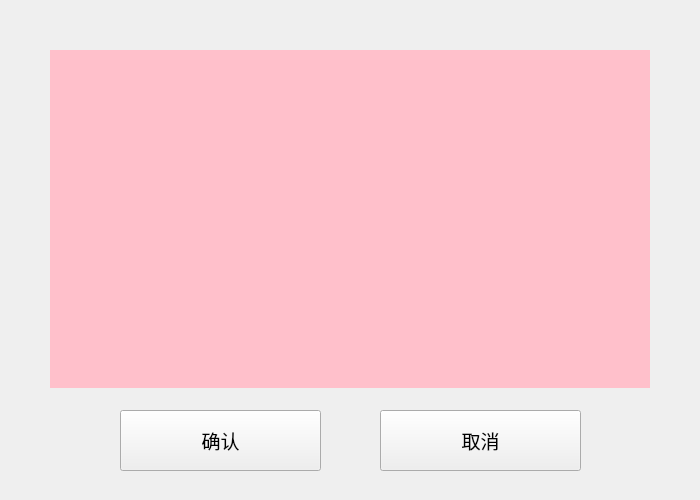
<?xml version="1.0" encoding="UTF-8"?>
<ui version="4.0">
 <class>PictureCut</class>
 <widget class="QMainWindow" name="PictureCut">
  <property name="geometry">
   <rect>
    <x>0</x>
    <y>0</y>
    <width>700</width>
    <height>500</height>
   </rect>
  </property>
  <property name="windowTitle">
   <string>MainWindow</string>
  </property>
  <widget class="QWidget" name="centralwidget">
   <widget class="QPushButton" name="btnCancel">
    <property name="geometry">
     <rect>
      <x>380</x>
      <y>410</y>
      <width>201</width>
      <height>61</height>
     </rect>
    </property>
    <property name="font">
     <font>
      <family>Consolas</family>
      <pointsize>14</pointsize>
     </font>
    </property>
    <property name="text">
     <string>取消</string>
    </property>
   </widget>
   <widget class="QPushButton" name="btnConfirm">
    <property name="geometry">
     <rect>
      <x>120</x>
      <y>410</y>
      <width>201</width>
      <height>61</height>
     </rect>
    </property>
    <property name="font">
     <font>
      <family>Consolas</family>
      <pointsize>14</pointsize>
     </font>
    </property>
    <property name="text">
     <string>确认</string>
    </property>
   </widget>
   <widget class="QWidget" name="box" native="true">
    <property name="geometry">
     <rect>
      <x>50</x>
      <y>50</y>
      <width>600</width>
      <height>338</height>
     </rect>
    </property>
    <widget class="QLabel" name="picBox">
     <property name="geometry">
      <rect>
       <x>0</x>
       <y>0</y>
       <width>600</width>
       <height>338</height>
      </rect>
     </property>
     <property name="styleSheet">
      <string notr="true">background-color:pink;</string>
     </property>
     <property name="text">
      <string/>
     </property>
    </widget>
   </widget>
  </widget>
 </widget>
 <resources/>
 <connections/>
</ui>
